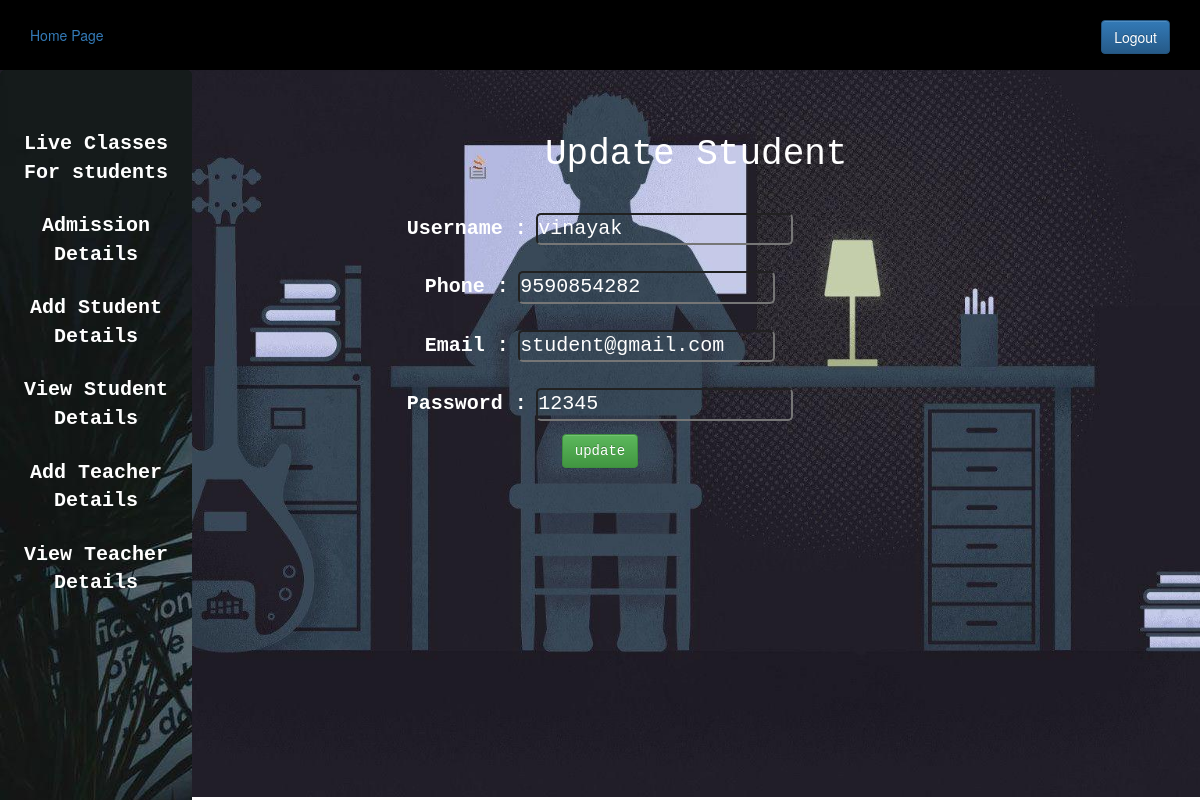
Screenshot of /update_student.php?student_id=2 (signed in) with the database file from the repository.
### tables this page shows
CREATE TABLE `user` (
  `id` int(11) NOT NULL,
  `username` varchar(50) DEFAULT NULL,
  `phone` varchar(50) DEFAULT NULL,
  `email` varchar(50) DEFAULT NULL,
  `usertype` varchar(50) DEFAULT NULL,
  `password` varchar(50) DEFAULT NULL
);

### update_student.php (the view, shortened to what this page needs)
 <?php
$host="localhost";
$user="root";
$password="";
$db="schoolproject";
$data=mysqli_connect($host,$user,$password,$db);
$id=$_GET['student_id'];
$sql="SELECT * FROM user WHERE id='$id' ";
$result=mysqli_query($data,$sql);
$info=$result->fetch_assoc();
?>
<!DOCTYPE html>
<html>
<head>
	<?php
	include 'admin_css.php';
	?>
</head>
<body>
	<?php
	include 'admin_sidebar.php';
	?>
	<div class="content">
		<h1 class="admin">Update Student</h1>
			<div>
				<center>
					<div class="div_deg">
				<form  action="#" method="POST">
					<div>
						<label>Username :</label>
						<input type="text" name="name" value="<?php echo "{$info['username']}"; ?>">
					</div>
					<div>
						<label>Phone :</label>
						<input type="number" name="phone"  value="<?php echo "{$info['phone']}"; ?>">
					</div>
					<div>
						<label>Email :</label>
						<input type="text" name="email"  value="<?php echo "{$info['email']}"; ?>">
					</div>
					<div>
						<label>Password :</label>
						<input type="text" name="password"  value="<?php echo "{$info['password']}"; ?>">
					</div>
					<div class="tn">
						<input class="btn btn-success" type="submit" name="update" value="update">
					</div>
					</div>
				</center>
			</div>
	</div>
</body>
</html>

### admin.css (style rules this page uses)
* { margin: 0px; padding: 0px; }
.admin { padding-left: 250px; font-family: 'Courier New', Courier, monospace ; }

### update_student.php (style rules this page uses)
h1 { padding-top: 45px; }
label { display: inline-block; font-size: 20px; text-align: right; padding-top: 15px; padding-bottom: 10px; }
.div_deg { color: white; padding-top: 15px; font-family: 'Courier New', Courier,monospace; font-size: 16px; }
.admin { padding-left: 545px; }
.admin { color: white; }
body { background-image: url("imag01.jpg"); background-size: 2000px; background-position: center; background-repeat: no-repeat; }
input { border-radius: 5px; font-size: 20px; color: white; background-color: transparent; }

### rows the page displays
user: name "vinayak", phone "9590854282", email "student@gmail.com", password "12345"
